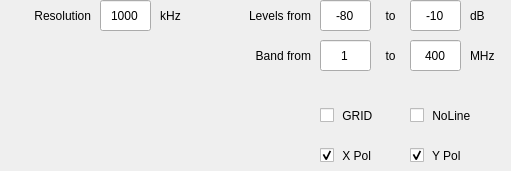
    <widget class="QWidget" name="ctrl_spectra" native="true">
     <property name="geometry">
      <rect>
       <x>630</x>
       <y>10</y>
       <width>511</width>
       <height>171</height>
      </rect>
     </property>
     <widget class="QLabel" name="qlabel_band_from">
      <property name="geometry">
       <rect>
        <x>220</x>
        <y>40</y>
        <width>91</width>
        <height>31</height>
       </rect>
      </property>
      <property name="text">
       <string>Band from</string>
      </property>
      <property name="alignment">
       <set>Qt::AlignRight|Qt::AlignTrailing|Qt::AlignVCenter</set>
      </property>
     </widget>
     <widget class="QLineEdit" name="qline_spectra_band_from">
      <property name="geometry">
       <rect>
        <x>320</x>
        <y>40</y>
        <width>51</width>
        <height>31</height>
       </rect>
      </property>
      <property name="text">
       <string>1</string>
      </property>
      <property name="alignment">
       <set>Qt::AlignCenter</set>
      </property>
     </widget>
     <widget class="QLabel" name="qlabel_band_to">
      <property name="geometry">
       <rect>
        <x>370</x>
        <y>40</y>
        <width>41</width>
        <height>31</height>
       </rect>
      </property>
      <property name="text">
       <string>to</string>
      </property>
      <property name="alignment">
       <set>Qt::AlignCenter</set>
      </property>
     </widget>
     <widget class="QLineEdit" name="qline_spectra_band_to">
      <property name="geometry">
       <rect>
        <x>410</x>
        <y>40</y>
        <width>51</width>
        <height>31</height>
       </rect>
      </property>
      <property name="text">
       <string>400</string>
      </property>
      <property name="alignment">
       <set>Qt::AlignCenter</set>
      </property>
     </widget>
     <widget class="QLabel" name="qlabel_band_unit">
      <property name="geometry">
       <rect>
        <x>470</x>
        <y>40</y>
        <width>41</width>
        <height>31</height>
       </rect>
      </property>
      <property name="layoutDirection">
       <enum>Qt::LeftToRight</enum>
      </property>
      <property name="text">
       <string>MHz</string>
      </property>
      <property name="alignment">
       <set>Qt::AlignLeading|Qt::AlignLeft|Qt::AlignVCenter</set>
      </property>
     </widget>
     <widget class="QLabel" name="qlabel_level_from">
      <property name="geometry">
       <rect>
        <x>220</x>
        <y>0</y>
        <width>91</width>
        <height>31</height>
       </rect>
      </property>
      <property name="text">
       <string>Levels from</string>
      </property>
      <property name="alignment">
       <set>Qt::AlignRight|Qt::AlignTrailing|Qt::AlignVCenter</set>
      </property>
     </widget>
     <widget class="QLineEdit" name="qline_spectra_level_min">
      <property name="geometry">
       <rect>
        <x>320</x>
        <y>0</y>
        <width>51</width>
        <height>31</height>
       </rect>
      </property>
      <property name="text">
       <string>-80</string>
      </property>
      <property name="alignment">
       <set>Qt::AlignCenter</set>
      </property>
     </widget>
     <widget class="QLabel" name="qlabel_level_to">
      <property name="geometry">
       <rect>
        <x>370</x>
        <y>0</y>
        <width>41</width>
        <height>31</height>
       </rect>
      </property>
      <property name="text">
       <string>to</string>
      </property>
      <property name="alignment">
       <set>Qt::AlignCenter</set>
      </property>
     </widget>
     <widget class="QLineEdit" name="qline_spectra_level_max">
      <property name="geometry">
       <rect>
        <x>410</x>
        <y>0</y>
        <width>51</width>
        <height>31</height>
       </rect>
      </property>
      <property name="text">
       <string>-10</string>
      </property>
      <property name="alignment">
       <set>Qt::AlignCenter</set>
      </property>
     </widget>
     <widget class="QLabel" name="qlabel_level_unit">
      <property name="geometry">
       <rect>
        <x>470</x>
        <y>0</y>
        <width>41</width>
        <height>31</height>
       </rect>
      </property>
      <property name="layoutDirection">
       <enum>Qt::LeftToRight</enum>
      </property>
      <property name="text">
       <string>dB</string>
      </property>
      <property name="alignment">
       <set>Qt::AlignLeading|Qt::AlignLeft|Qt::AlignVCenter</set>
      </property>
     </widget>
     <widget class="QLabel" name="qlabel_rbw_unit">
      <property name="geometry">
       <rect>
        <x>150</x>
        <y>0</y>
        <width>41</width>
        <height>31</height>
       </rect>
      </property>
      <property name="layoutDirection">
       <enum>Qt::LeftToRight</enum>
      </property>
      <property name="text">
       <string>kHz</string>
      </property>
      <property name="alignment">
       <set>Qt::AlignCenter</set>
      </property>
     </widget>
     <widget class="QLineEdit" name="qline_rbw">
      <property name="geometry">
       <rect>
        <x>100</x>
        <y>0</y>
        <width>51</width>
        <height>31</height>
       </rect>
      </property>
      <property name="statusTip">
       <string/>
      </property>
      <property name="text">
       <string>1000</string>
      </property>
      <property name="alignment">
       <set>Qt::AlignCenter</set>
      </property>
     </widget>
     <widget class="QLabel" name="qlabel_rbw">
      <property name="geometry">
       <rect>
        <x>0</x>
        <y>0</y>
        <width>91</width>
        <height>31</height>
       </rect>
      </property>
      <property name="toolTip">
       <string/>
      </property>
      <property name="statusTip">
       <string/>
      </property>
      <property name="whatsThis">
       <string>Comma separated single channels, dash separated for series. Example: 1-4,9,12</string>
      </property>
      <property name="text">
       <string>Resolution</string>
      </property>
      <property name="alignment">
       <set>Qt::AlignRight|Qt::AlignTrailing|Qt::AlignVCenter</set>
      </property>
     </widget>
     <widget class="QCheckBox" name="qcheck_xpol_sp">
      <property name="geometry">
       <rect>
        <x>320</x>
        <y>140</y>
        <width>61</width>
        <height>31</height>
       </rect>
      </property>
      <property name="text">
       <string> X Pol</string>
      </property>
      <property name="checked">
       <bool>true</bool>
      </property>
     </widget>
     <widget class="QCheckBox" name="qcheck_ypol_sp">
      <property name="geometry">
       <rect>
        <x>410</x>
        <y>140</y>
        <width>61</width>
        <height>31</height>
       </rect>
      </property>
      <property name="text">
       <string> Y Pol</string>
      </property>
      <property name="checked">
       <bool>true</bool>
      </property>
     </widget>
     <widget class="QCheckBox" name="qcheck_spectra_noline">
      <property name="geometry">
       <rect>
        <x>410</x>
        <y>100</y>
        <width>71</width>
        <height>31</height>
       </rect>
      </property>
      <property name="text">
       <string> NoLine</string>
      </property>
      <property name="checked">
       <bool>false</bool>
      </property>
     </widget>
     <widget class="QCheckBox" name="qcheck_spectra_grid">
      <property name="enabled">
       <bool>true</bool>
      </property>
      <property name="geometry">
       <rect>
        <x>320</x>
        <y>100</y>
        <width>61</width>
        <height>31</height>
       </rect>
      </property>
      <property name="text">
       <string> GRID</string>
      </property>
      <property name="checked">
       <bool>false</bool>
      </property>
     </widget>
    </widget>
